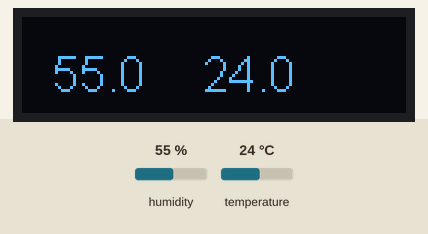
Simulated run of this program. Board: ESP8266 (NodeMCU). On the bench: 128×32 one-colour display. The test bench sets the inputs (shaded band); at power-on: humidity 55 %, temperature 24 °C. What the program prints to the serial monitor is not drawn.

Above: at 2.2 s.
2.3 s: humidity set to 22 %
At 4.4 s:
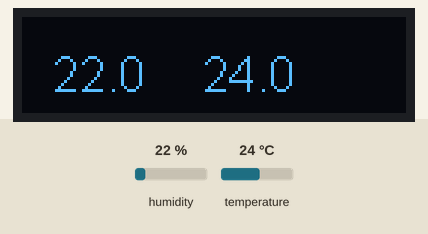
5.5 s: temperature set to 12 °C
At 6.8 s:
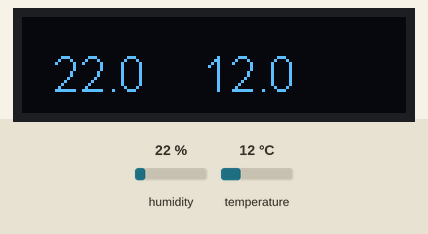
8.3 s: humidity set to 40 %
At 10.5 s:
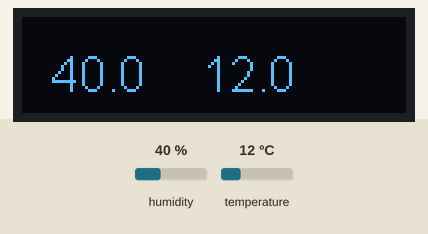
11.6 s: temperature set to 19 °C
At 12.9 s:
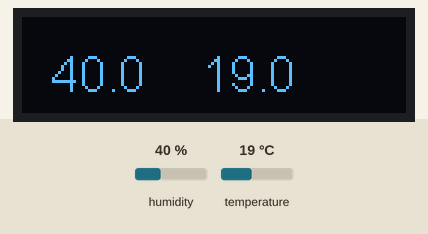
Timing chart, 0 to 14.6 s (numbered marks = the images above; inputs shaded):
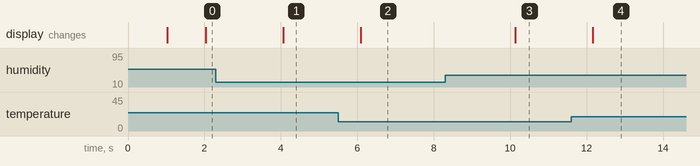

The program:

main.cpp
```cpp
//OLED + DHT22
#include <Arduino.h>
#include <SSD1306.h>
#include <DHTesp.h>

DHTesp              dht;
int                 interval = 2000;
unsigned long       lastDHTReadMillis = 0;
float               humidity = 0;
float               temperature = 0;
char                msg1[10];
char                msg2[10];

SSD1306             display(0x3c, 4, 5, GEOMETRY_128_32);

void setup() {
  Serial.begin(115200);
  dht.setup(14, DHTesp::DHT22); // Connect DHT sensor to GPIO 14
  delay(1000);

  Serial.println(); Serial.println("Humidity (%)\tTemperature (C)");

  display.init();
  display.flipScreenVertically();
  display.setFont(ArialMT_Plain_16);


  display.display();
  display.clear();

}

void readDHT22() {
    unsigned long currentMillis = millis();

    if(currentMillis - lastDHTReadMillis >= interval) {
        lastDHTReadMillis = currentMillis;

        humidity = dht.getHumidity();              // Read humidity (percent)
        temperature = dht.getTemperature();        // Read temperature as Fahrenheit
    }
}

void loop() {
  readDHT22();
  sprintf(msg1, "%.1f", humidity);
  sprintf(msg2, "%.1f", temperature);


  display.drawString(10, 10, msg1);
  display.drawString(60, 10, msg2);

  display.display();
  display.clear();


  Serial.printf("%s\t %s\n", msg1, msg2);
  delay(1000);
}
```

Measured:
- after the input at 2.3 s, the display: changes after 1.8 s (image 1)
- after the input at 5.5 s, the display: changes after 0.59 s (image 2)
- after the input at 8.3 s, the display: changes after 1.8 s (image 3)
- after the input at 11.6 s, the display: changes after 0.56 s (image 4)
